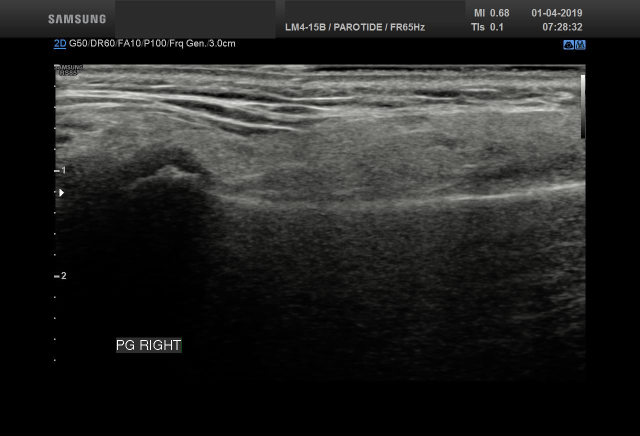
#> input picture Deep Learning - SG segmentation/FCN-DenseNet inference/in/TIONI_0001_img.jpg, 1280 x 872 px, found by its file name (shown at 1/2 size)
$ python 'DeepSGUS - sample.py'
#> lines starting #> are read from the running program, lines starting #| are printed output that depends on the picture
### Deep Learning - SG segmentation/FCN-DenseNet inference/DeepSGUS.py
# Script for the automatic semantic segmentation of SGUS images

#libraries
import tensorflow.compat.v1 as tf
tf.disable_v2_behavior()
#> (this line was passed over: tensorflow is not available in this run)
import numpy as np
import cv2 as cv
import os
import matplotlib.pyplot as plt
import pickle
import time
import imutils

class DeepSGUS_CNN(object):

    def __init__(self, model_filepath='C:/Users/shrey/Downloads/Assessment-of-pSS-from-SGUS-images-master/Assessment-of-pSS-from-SGUS-images-master/2 Deep Learning - SG segmentation/FCN-DenseNet inference/frozen_graph.pb', inputSize = 224):
        self.input_size = inputSize
        self.graph      = None
        # The file path of model
        self.model_filepath = model_filepath
        # Initialize the model
        self.load_graph(model_filepath = self.model_filepath)

    #Load pretrained model
    #INPUTS
        #model_filepath - path to pb file
    #OUTPUT
        #updated self/object
    def load_graph(self, model_filepath):
        tf.reset_default_graph()
#> (this line was passed over: tensorflow is not available in this run)
#> (the call stopped at in load_graph, `self.graph = tf.get_default_graph()`: tensorflow is not available in this run)
        print('Loading model...')
        self.graph = tf.get_default_graph()
        self.sess  = tf.InteractiveSession(graph = self.graph)

        with tf.gfile.GFile(model_filepath, 'rb') as f:
            self.graph_def = tf.GraphDef()
            self.graph_def.ParseFromString(f.read())

        print('Check out the input placeholders:')
        nodes = [n.name + ' => ' +  n.op for n in self.graph_def.node if n.op in ('Placeholder')]
        for node in nodes:
            print(node)
        #Import the frozen graph
        tf.import_graph_def(self.graph_def,name='import')
        #Input placeholders
        self.input_image         = self.graph.get_tensor_by_name('import/input_image:0')
        self.output_segmentation = self.graph.get_tensor_by_name('import/inference/prediction:0')
        self.keep_probability    = self.graph.get_tensor_by_name('import/keep_probabilty:0')
        self.TRAINING            = self.graph.get_tensor_by_name('import/TRAINING:0')
        self.annotation          = tf.placeholder(dtype=tf.int32,shape=[None,self.input_size,self.input_size,1])
        print('Model loading complete!')

    # Print layers' names
    #INPUTS
        #none
    #OUTPUTS
        #none
    def print_layerNames(self):
        print('Composing layers:')
        if self.graph != None :
            layers = [op.name for op in self.graph.get_operations()]
            for layer in layers:
                print(layer)
        else:
            print("Graph is not loaded!")

    #Function for reading/adapting images for the TensorFlow graph
    #INPUT
        #img - numarray/filepat
    #OUTPUT
        #img        - loaded and resize image (with respoect to the self.input_size)
        #orgW, orgH - original width and height
        #orgImg     - original image
    def loadImage(self, img):
        #if img paramter is string
        if type(img) == str :
            #try to load it using OpenCV
            try:
                #Read file
                img = cv.imread(img)
#> img is the input picture: shape (872, 1280, 3); mean B, G, R 35, 36.2, 36
                #Convert to RGB colorspace
                img = cv.cvtColor(img,cv.COLOR_BGR2RGB)
            except:
                #if reading file failed, print msg, return None
                print("Image " + img + " cannot be loaded, please check.")
                return None, None, None
        orgW   = img.shape[1]
#> orgW = 1280
        orgH   = img.shape[0]
#> orgH = 872
        orgImg = img
        #if input image is array, ensure that it dimensions match input of the CNN
        img =  cv.resize(img,(self.input_size, self.input_size))
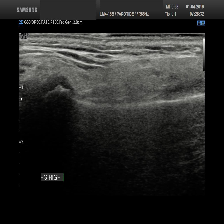
#> img: shape (224, 224, 3); mean R, G, B 36.1, 36.3, 35.1
        #return results
        return img, orgW, orgH, orgImg

    # Inference on the input data (image)
    #INPUTS
        #img    - image (string, or numpy opncv)
        #img_gt - ground truth image
    #OUTPTUS
        #output                  - output of the nework (per-pixel classification)
        #output_BlackAndWhiteSG  - image (white is SG, black is bacground)
        #output_contourSG        - image (resulting contour is drawn over input image)
        #output_contourSG_points - list of contour points
    def segmentImage(self, img):
        img, orgW, orgH, orgImg = self.loadImage(img)
#> orgW = 1280; orgH = 872

        #Run CNN
#> (the run stopped early here; a loop or call above may not have finished)

$ run again, with Deep Learning - SG segmentation/FCN-DenseNet inference/in/IMG-0001-00008.jpg copied over Deep Learning - SG segmentation/FCN-DenseNet inference/in/TIONI_0001_img.jpg
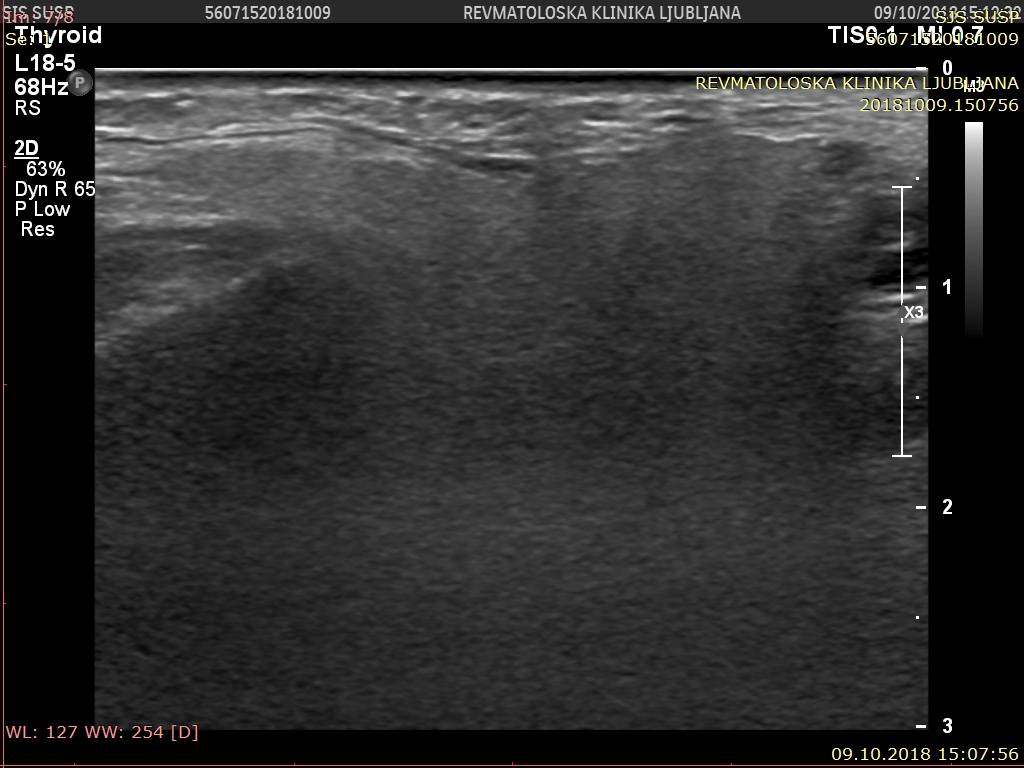
#> input picture Deep Learning - SG segmentation/FCN-DenseNet inference/in/IMG-0001-00008.jpg, 1024 x 768 px, found by its file name
#> in loadImage, img is the input picture: shape (768, 1024, 3); mean B, G, R 45.1, 45.5, 45.9
#> in loadImage, `img =  cv.resize(img,(self.input_size, self.input_size))`:
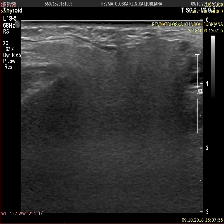
#> img: shape (224, 224, 3); mean R, G, B 45.3, 44.9, 44.6
#> in segmentImage, `img, orgW, orgH, orgImg = self.loadImage(img)`: orgW = 1024; orgH = 768

$ run again, with Deep Learning - SG segmentation/FCN-DenseNet inference/in/STELLIN_0001_img.jpg copied over Deep Learning - SG segmentation/FCN-DenseNet inference/in/TIONI_0001_img.jpg
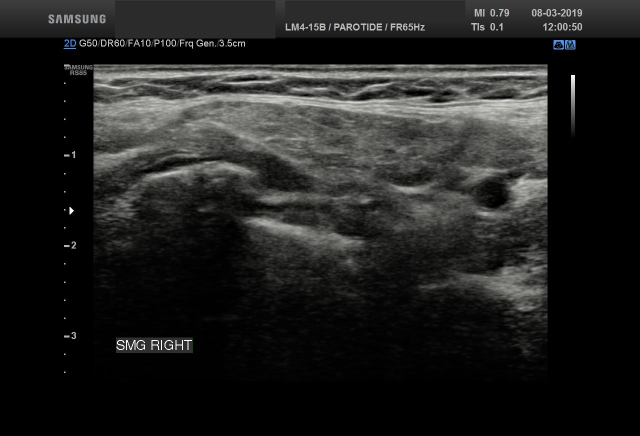
#> input picture Deep Learning - SG segmentation/FCN-DenseNet inference/in/STELLIN_0001_img.jpg, 1280 x 872 px, found by its file name (shown at 1/2 size)
#> in loadImage, img is the input picture: shape (872, 1280, 3); mean B, G, R 31.5, 32.5, 32.3
#> in loadImage, `img =  cv.resize(img,(self.input_size, self.input_size))`:
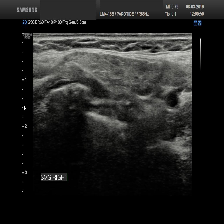
#> img: shape (224, 224, 3); mean R, G, B 32.5, 32.6, 31.6
#> in segmentImage, `img, orgW, orgH, orgImg = self.loadImage(img)`: orgW = 1280; orgH = 872
